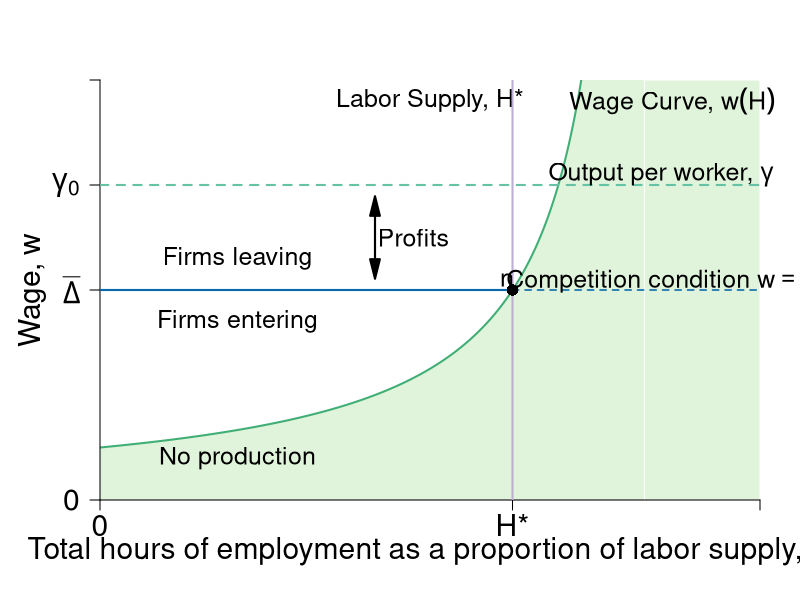

Generate this figure with R:
require(shape)
require(plotrix)
pdf(file = "employment/employment_wage_macro_zpc.pdf", width = 9, height = 7)

#Set parameters for graphics
axislabelsize <- 1.8
labelsize <- 1.5
namesize <- 1.8
annotatesize <- 1.5
graphlinewidth <- 2
segmentlinewidth <- 1.5

COL <- c("#7fc97f", "#beaed4", "#fdc086", "#ffff99", "#386cb0", "#f0027f", "#bf5b17", "#666666")
COLA <- c("#e0f3db", "#99d8c9","#66c2a4","#41ae76", "#238b45", "#005824")
COLB <- c("#4eb3d3", "#2b8cbe", "#0868ac","#084081")

WageFn <- function(H, delta = 5) {
  delta /(1 - H)
}

#COL <- c("#1B9E77", "#D95F02", "#7570B3", "#E7298A", "#66A61E", "#E6AB02", "#A6761D", "#666666")
COL <- c("#7fc97f", "#beaed4", "#fdc086", "#ffff99")
par(mar =  c(5, 5, 4, 2))
xlims <- c(0, 1.2)
ylims <- c(0, 40)


plot(0, 0, xlim = xlims, ylim = ylims, type = "n",
     xlab = expression(paste("Total hours of employment as a proportion of labor supply, ", H)),
     ylab = expression(paste("Wage, ", w)),
     xaxt = "n", 
     yaxt = "n",
     cex.lab = axislabelsize, 
     line = 2.5,
     bty = "n", 
     xaxs="i", 
     yaxs="i")

npts <- 500 
npts2 <- 501
#Specify the sequences of points for graphing. 
xx1 <- seq(xlims[1], 0.9, length.out = npts)
xx2 <- seq(xlims[1], xlims[2], length.out = npts)
xx3 <- seq(xlims[1], xlims[2], length.out = npts2)
xx4 <- seq(xlims[1], 25, length.out = npts2)
xx5 <- seq(xlims[1], 0.75, length.out = npts2)

# Shade below green line
polygon(c(0, xx2, xlims[2]), 
        c(0, WageFn(xx2), 0), border = FALSE, col = COLA[1])
rect(0.99, 0, 1.2, 40, border = FALSE, col = COLA[1])


#Draw the lines for the graphs
lines(xx1, WageFn(xx1), col = COLA[4], lwd = graphlinewidth)

#Customize ticks and labels for the plot
ticksy <- c(0, 20, 30, 40)
ylabels <- c(0, expression(paste(bar(Delta) )), expression(paste(gamma[0])), NA)
ticksx <- c(0, 0.75, xlims[2])
xlabels <- c(0, expression(paste(H,"*")), NA)
axis(1, at = ticksx, pos = 0, labels = xlabels, cex.axis = axislabelsize)
axis(2, at = ticksy, pos = 0, labels = ylabels, las = 1, cex.axis = axislabelsize)

#Annotation of the  graphs
text(1.04, 38, expression(paste("Wage Curve, ", w(H))), cex = labelsize, xpd = TRUE)
text(0.6, 38, expression(paste("Labor Supply, ", H,"*")), cex = labelsize,  xpd = TRUE)

segments(0.75, 0, 0.75, ylims[2], lty = 1, lwd = graphlinewidth, col = COL[2])

#Arrows(0.8, 15, 0.8, 19, col = "black", lty = 1, lwd = 2, arr.type = "triangle")
#Arrows(0.8, 15, 0.8, 6, col = "black", lty = 1, lwd = 2, arr.type = "triangle")
#text(0.92, 12.5, expression(paste("Employment Rent")))

#Zero profit condition 
segments(0, 20, 0.75, 20, lty = 1, lwd = graphlinewidth, col = COLB[3])
segments(0.75, 20, 1.2, 20, lty = 2, lwd = segmentlinewidth, col = COLB[3])

# Gamma
segments(0, 30, xlims[2], 30, lty = 2, lwd = 2, col = COLA[3])
text(1.02, 31, expression(paste("Output per worker, ", gamma)), cex = labelsize,  xpd = TRUE)


points(0.75, 20, pch = 16, col = "black", cex = 1.5)
text(0.74, 21, expression(paste("n")), cex = labelsize)


#Unemployment benefits & a
#segments(0, 5, 1.2, 5, lty = 2, lwd = 2, col = "darkgray")
#segments(0, 2.5, 1.2, 2.5, lty = 2, lwd = 2, col = "darkgray")

#Zero profit condition
text(1.02, 21, expression(paste("Competition condition ", w == bar(Delta))), cex = labelsize, xpd = TRUE)
text(0.25, 23, expression(paste("Firms leaving")), cex = labelsize)
text(0.25, 17, expression(paste("Firms entering")), cex = labelsize)
text(0.25, 4, expression(paste("No production")), cex = labelsize)

#text(0.97, 6, expression(paste(B + a/t)))
#text(0.97, 3.5, expression(paste(B, " (unemployment benefits)")))
#text(1.08, 36, expression(paste("level of")))
#text(1.08, 34, expression(paste("employment, ", bar(H))))


# Arrows 
text(0.57, 25, expression(paste("Profits")), cex = labelsize)
Arrows(0.5, 22, 0.5, 28, col = "black", lty = 1, lwd = 2, arr.type = "triangle")
Arrows(0.5, 28, 0.5, 22, col = "black", lty = 1, lwd = 2, arr.type = "triangle")

# text(0.55, 15, expression(paste("Wages")))
# Arrows(0.5, 18, 0.5, 12, col = "black", lty = 1, lwd = 2, arr.type = "triangle")
# Arrows(0.5, 12, 0.5, 18, col = "black", lty = 1, lwd = 2, arr.type = "triangle")


dev.off()
